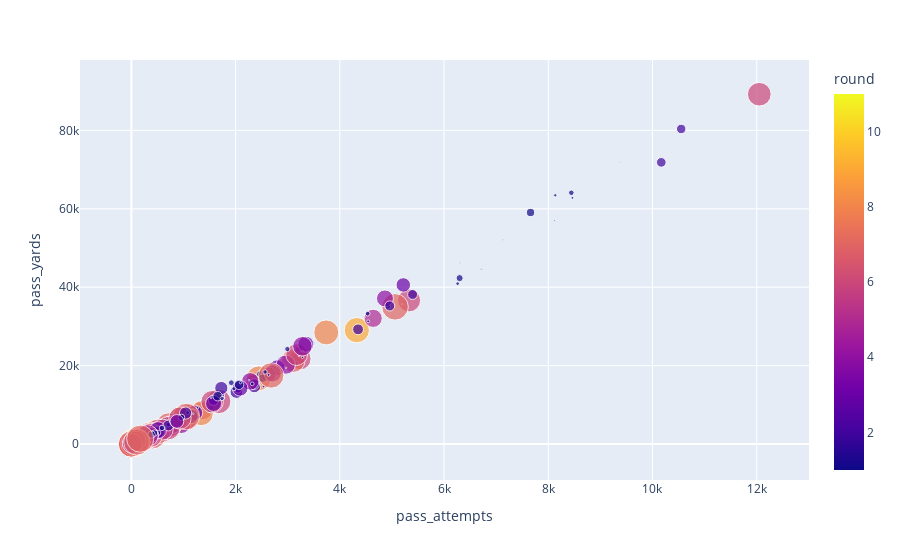

Notebook code cell kept with this figure:
### Markdown cell above
# Interactive Graph

### Code cell
import plotly.express as px

px.scatter(QB, x='pass_attempts', y='pass_yards', color='round', size='pick')

### Figure 1 — Plotly figure (JSON) as saved in the notebook; plotly's stock layout.template omitted (floating-point values rounded to 4 significant figures; data arrays with more than 128 entries replaced by an {"elided": "..."} marker saying what was removed)
{"data": [{"hovertemplate": "pass_attempts=%{x}<br>pass_yards=%{y}<br>pick=%{marker.size}<br>round=%{marker.color}<extra></extra>", "legendgroup": "", "marker": {"color": {"elided": "316 int values"}, "coloraxis": "coloraxis", "size": {"elided": "316 int values"}, "sizemode": "area", "sizeref": 0.71, "symbol": "circle"}, "mode": "markers", "name": "", "orientation": "v", "showlegend": false, "type": "scatter", "x": {"elided": "316 int values"}, "xaxis": "x", "y": {"elided": "316 int values"}, "yaxis": "y"}], "layout": {"coloraxis": {"colorbar": {"title": {"text": "round"}}, "colorscale": [[0, "#0d0887"], [0.1111, "#46039f"], [0.2222, "#7201a8"], [0.3333, "#9c179e"], [0.4444, "#bd3786"], [0.5556, "#d8576b"], [0.6667, "#ed7953"], [0.7778, "#fb9f3a"], [0.8889, "#fdca26"], [1, "#f0f921"]]}, "legend": {"itemsizing": "constant", "tracegroupgap": 0}, "margin": {"t": 60}, "xaxis": {"anchor": "y", "domain": [0, 1], "title": {"text": "pass_attempts"}}, "yaxis": {"anchor": "x", "domain": [0, 1], "title": {"text": "pass_yards"}}}}
